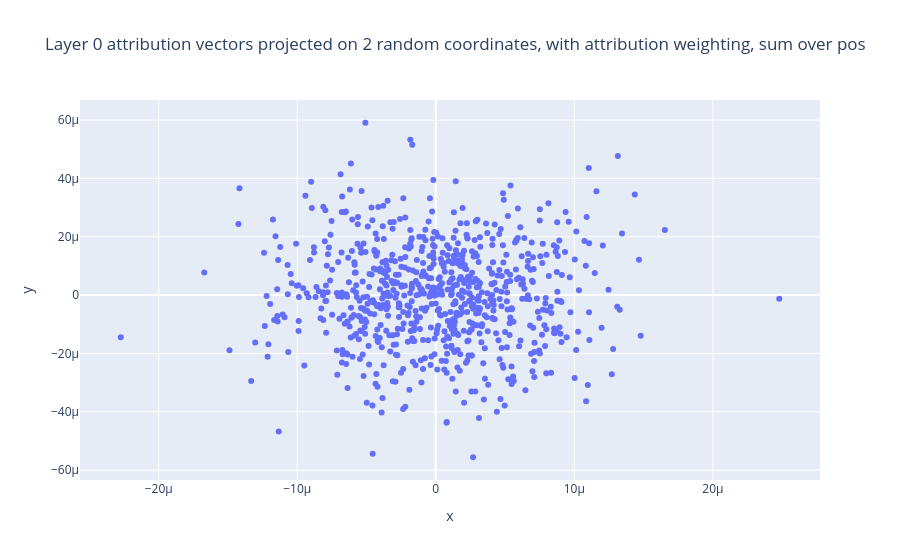
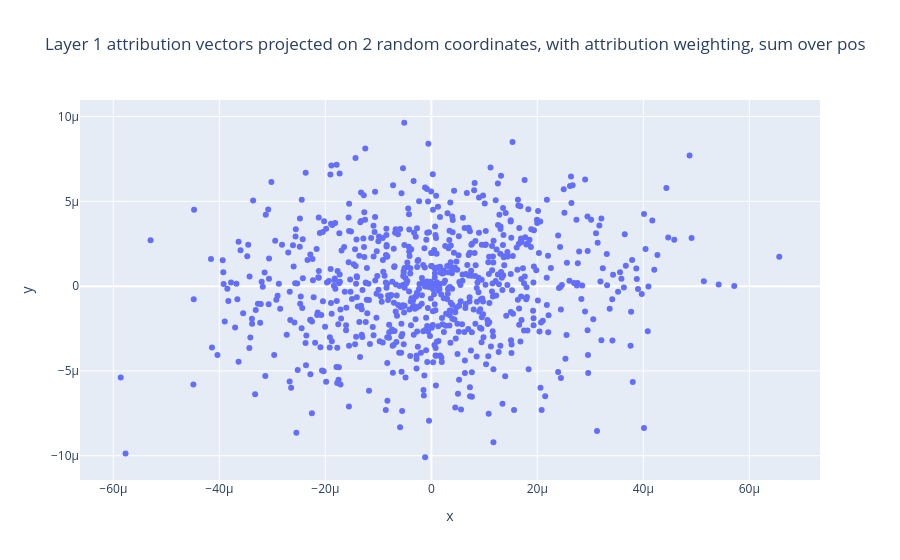
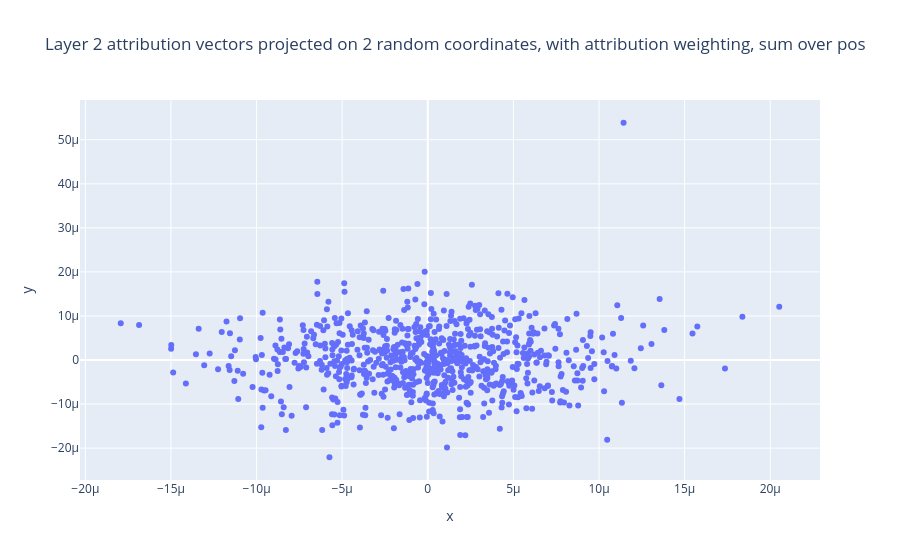
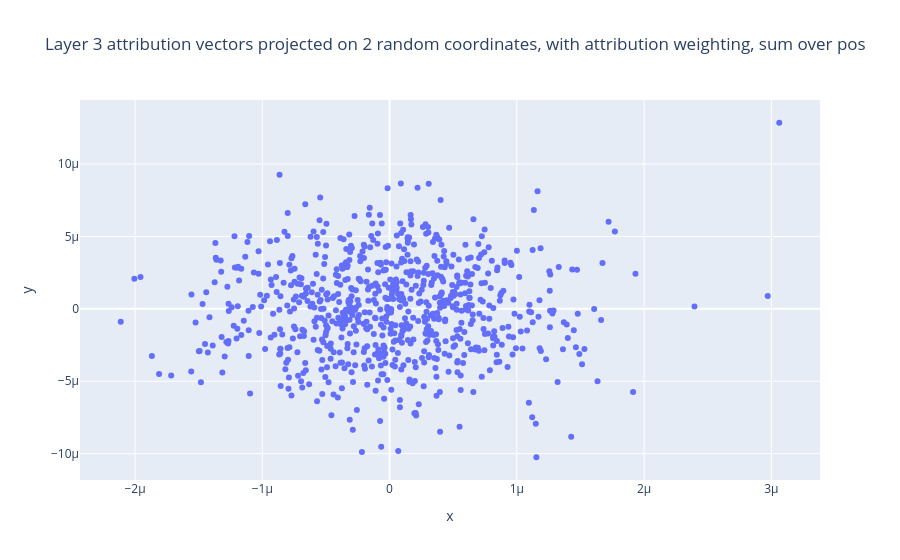

Write notebook code for charts like these, in order.
### Code cell
for l in range(12):
    scatter(
        x=x_points[l],
        y=y_points[l],
        title=f"Layer {str(l)} attribution vectors projected on 2 random coordinates, with attribution weighting, sum over pos"
    )

### Figure 1 — Plotly figure (JSON) as saved in the notebook; plotly's stock layout.template omitted (floating-point values rounded to 4 significant figures; data arrays with more than 128 entries replaced by an {"elided": "..."} marker saying what was removed)
{"data": [{"hovertemplate": "x=%{x}<br>y=%{y}<extra></extra>", "legendgroup": "", "marker": {"color": "#636efa", "symbol": "circle"}, "mode": "markers", "name": "", "orientation": "v", "showlegend": false, "type": "scatter", "x": {"elided": "768 float values"}, "xaxis": "x", "y": {"elided": "768 float values"}, "yaxis": "y"}], "layout": {"legend": {"tracegroupgap": 0}, "title": {"text": "Layer 0 attribution vectors projected on 2 random coordinates, with attribution weighting, sum over pos"}, "xaxis": {"anchor": "y", "domain": [0, 1], "title": {"text": "x"}}, "yaxis": {"anchor": "x", "domain": [0, 1], "title": {"text": "y"}}}}

### Figure 2 — Plotly figure (JSON) as saved in the notebook; plotly's stock layout.template omitted (floating-point values rounded to 4 significant figures; data arrays with more than 128 entries replaced by an {"elided": "..."} marker saying what was removed)
{"data": [{"hovertemplate": "x=%{x}<br>y=%{y}<extra></extra>", "legendgroup": "", "marker": {"color": "#636efa", "symbol": "circle"}, "mode": "markers", "name": "", "orientation": "v", "showlegend": false, "type": "scatter", "x": {"elided": "768 float values"}, "xaxis": "x", "y": {"elided": "768 float values"}, "yaxis": "y"}], "layout": {"legend": {"tracegroupgap": 0}, "title": {"text": "Layer 1 attribution vectors projected on 2 random coordinates, with attribution weighting, sum over pos"}, "xaxis": {"anchor": "y", "domain": [0, 1], "title": {"text": "x"}}, "yaxis": {"anchor": "x", "domain": [0, 1], "title": {"text": "y"}}}}

### Figure 3 — Plotly figure (JSON) as saved in the notebook; plotly's stock layout.template omitted (floating-point values rounded to 4 significant figures; data arrays with more than 128 entries replaced by an {"elided": "..."} marker saying what was removed)
{"data": [{"hovertemplate": "x=%{x}<br>y=%{y}<extra></extra>", "legendgroup": "", "marker": {"color": "#636efa", "symbol": "circle"}, "mode": "markers", "name": "", "orientation": "v", "showlegend": false, "type": "scatter", "x": {"elided": "768 float values"}, "xaxis": "x", "y": {"elided": "768 float values"}, "yaxis": "y"}], "layout": {"legend": {"tracegroupgap": 0}, "title": {"text": "Layer 2 attribution vectors projected on 2 random coordinates, with attribution weighting, sum over pos"}, "xaxis": {"anchor": "y", "domain": [0, 1], "title": {"text": "x"}}, "yaxis": {"anchor": "x", "domain": [0, 1], "title": {"text": "y"}}}}

### Figure 4 — Plotly figure (JSON) as saved in the notebook; plotly's stock layout.template omitted (floating-point values rounded to 4 significant figures; data arrays with more than 128 entries replaced by an {"elided": "..."} marker saying what was removed)
{"data": [{"hovertemplate": "x=%{x}<br>y=%{y}<extra></extra>", "legendgroup": "", "marker": {"color": "#636efa", "symbol": "circle"}, "mode": "markers", "name": "", "orientation": "v", "showlegend": false, "type": "scatter", "x": {"elided": "768 float values"}, "xaxis": "x", "y": {"elided": "768 float values"}, "yaxis": "y"}], "layout": {"legend": {"tracegroupgap": 0}, "title": {"text": "Layer 3 attribution vectors projected on 2 random coordinates, with attribution weighting, sum over pos"}, "xaxis": {"anchor": "y", "domain": [0, 1], "title": {"text": "x"}}, "yaxis": {"anchor": "x", "domain": [0, 1], "title": {"text": "y"}}}}
